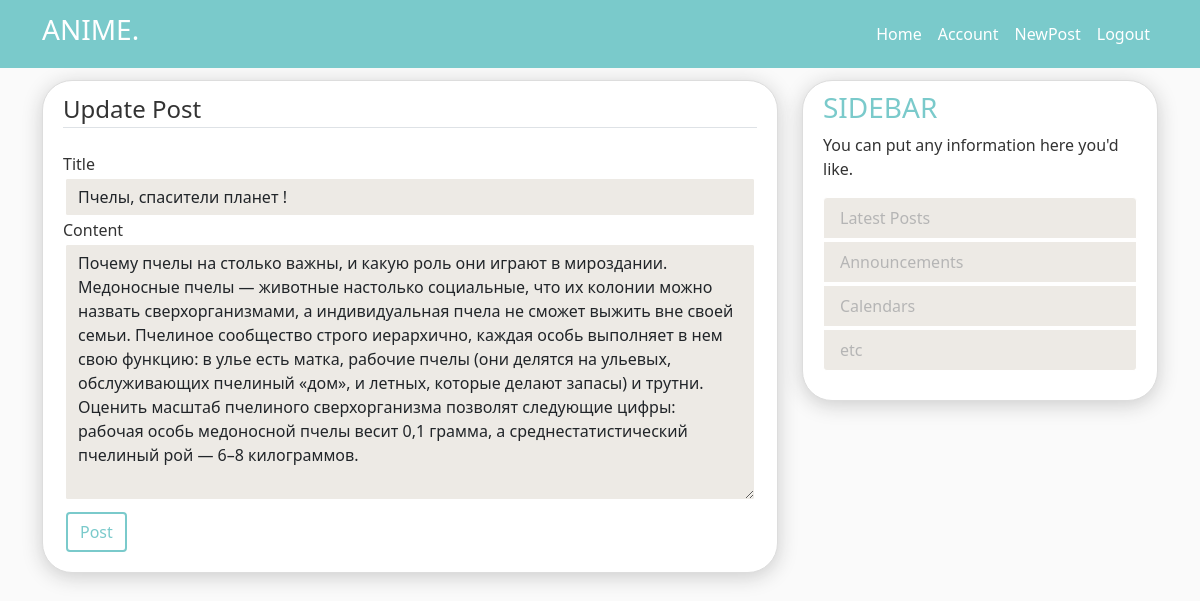
The app's page /post/2/update (signed in) with its own data.
### flaskr/models.py (models this page shows, shortened)
class Post(db.Model):
    id = db.Column(db.Integer, primary_key=True)
    title = db.Column(db.String(100), nullable=False)
    content = db.Column(db.Text, nullable=False)
    user_id = db.Column(db.Integer, db.ForeignKey('user.id'), nullable=False)
    date_posted = db.Column(db.DateTime, nullable=False, default=datetime.utcnow())

### flaskr/routes.py (the view)
@app.route("/post/<int:post_id>/update", methods=['GET', 'POST'])
@login_required
def update_post(post_id):
    post = Post.query.get_or_404(post_id)
    if post.author != current_user:
        abort(403)
    form = PostForm()
    if form.validate_on_submit():
        post.title = form.title.data
        post.content = form.content.data
        post.date_posted = datetime.utcnow()
        db.session.commit()
        flash('Your post has been updated!', 'info')
        return redirect(url_for('post', post_id=post.id))
    elif request.method == 'GET':
        form.title.data = post.title
        form.content.data = post.content
    return render_template('create_post.html', title='Update Post',
                           form=form, legend='Update Post')

### flaskr/forms.py
class PostForm(FlaskForm):
    title = StringField('Title', validators=[DataRequired()])
    content = TextAreaField('Content', validators=[DataRequired()])
    submit = SubmitField('Post')

### flaskr/models.py (called while the page is built)
@login_manager.user_loader
def load_user(user_id):
    return User.query.get(int(user_id))

### flaskr/templates/create_post.html (shortened to what this page needs)
{% extends "layout.html" %}
{% block content %}
<div class="content-section">
    <form method="POST" action="">
        <fieldset class="form-group">
            <legend class="border-bottom mb-4">{{ legend }}</legend>
            <div class="form-group">
                {{ form.title.label(class="form-control-label") }}
                {% if form.title.errors %}
                    {{ form.title(class="form-control form-control-lg is-invalid") }}
                    <div class="invalid-feedback">
                        {% for error in form.title.errors %}
                            <span>{{ error }}</span>
                        {% endfor %}
                    </div>
                {% else %}
                    {{ form.title(class="form-control form-control-lg") }}
                {% endif %}
            </div>
            <div class="form-group">
                {{ form.content.label(class="form-control-label") }}
                {% if form.content.errors %}
                    {{ form.content(class="form-control form-control-lg is-invalid") }}
                    <div class="invalid-feedback">
                        {% for error in form.content.errors %}
                            <span>{{ error }}</span>
                        {% endfor %}
                    </div>
                {% else %}
                    {{ form.content(class="form-control form-control-lg") }}
                {% endif %}
            </div>
        </fieldset>
        <div class="form-group">
            {{ form.submit(class="btn btn-outline-info") }}
        </div>
    </form>
</div>
{% endblock content %}

### flaskr/static/main.css (style rules this page uses)
.form-control { box-shadow: none; display: block; width: 100%; padding: 0.375rem 0.75rem; font-size: 1rem; font-weight: 400; line-height: 1.5; color: #212529; background-color: #edeae5; background-clip: padding-box; border: 3px solid #ffffff; -webkit-appearance: none; -moz-appearance: none; appearance: none; border-radius: 0.25rem; transition: border-color .15s ease-in-out,box-shadow .15s ease-in-out; }
.btn { display: inline-block; font-weight: 500; line-height: 1.5; color: #7acacb; margin: 10px 3px 10px 3px; text-align: center; text-decoration: none; vertical-align: middle; cursor: pointer; -webkit-user-select: none; -moz-user-select: none; user-select: none; background-color: transparent; border: 2px solid #7acacb; padding: 0.375rem 0.75rem; font-size: 1rem; border-radius: 0.25rem; transition: color .15s ease-in-out,background-color .15s ease-in-out,border-color .15s ease-in-out,box-shadow .15s ease-in-out; }
body { background: #fafafa; color: #333333; margin-top: 5rem; }
.content-section { background: #ffffff; padding: 10px 20px; border: 1px solid #dddddd; border-radius: 30px; margin-bottom: 20px; box-shadow: 0 4px 20px #ccc; word-wrap: break-word ; overflow:hidden; }
textarea { height: 260px; }
form { display: inline; }

### records on screen
Post: title "Пчелы, спасители планет !", content "Почему пчелы на столько важны, и какую роль они играют в мироздании. Медоносные пчелы — животные настолько социальные, что их колонии можно назвать сверхорганизмами, а индивидуальная пчела не сможет выжить вне своей семьи. Пчелиное сообщество строго иерархично, каждая особь выполняет в нем свою функцию: в улье есть матка, рабочие пчелы (они делятся на ульевых, обслуживающих пчелиный «дом», и летных, которые делают запасы) и трутни. Оценить масштаб пчелиного сверхорганизма позволят следующие цифры: рабочая особь медоносной пчелы весит 0,1 грамма, а среднестатистический пчелиный рой — 6–8 килограммов."

### other values on screen
{{ legend }} "Update Post"
